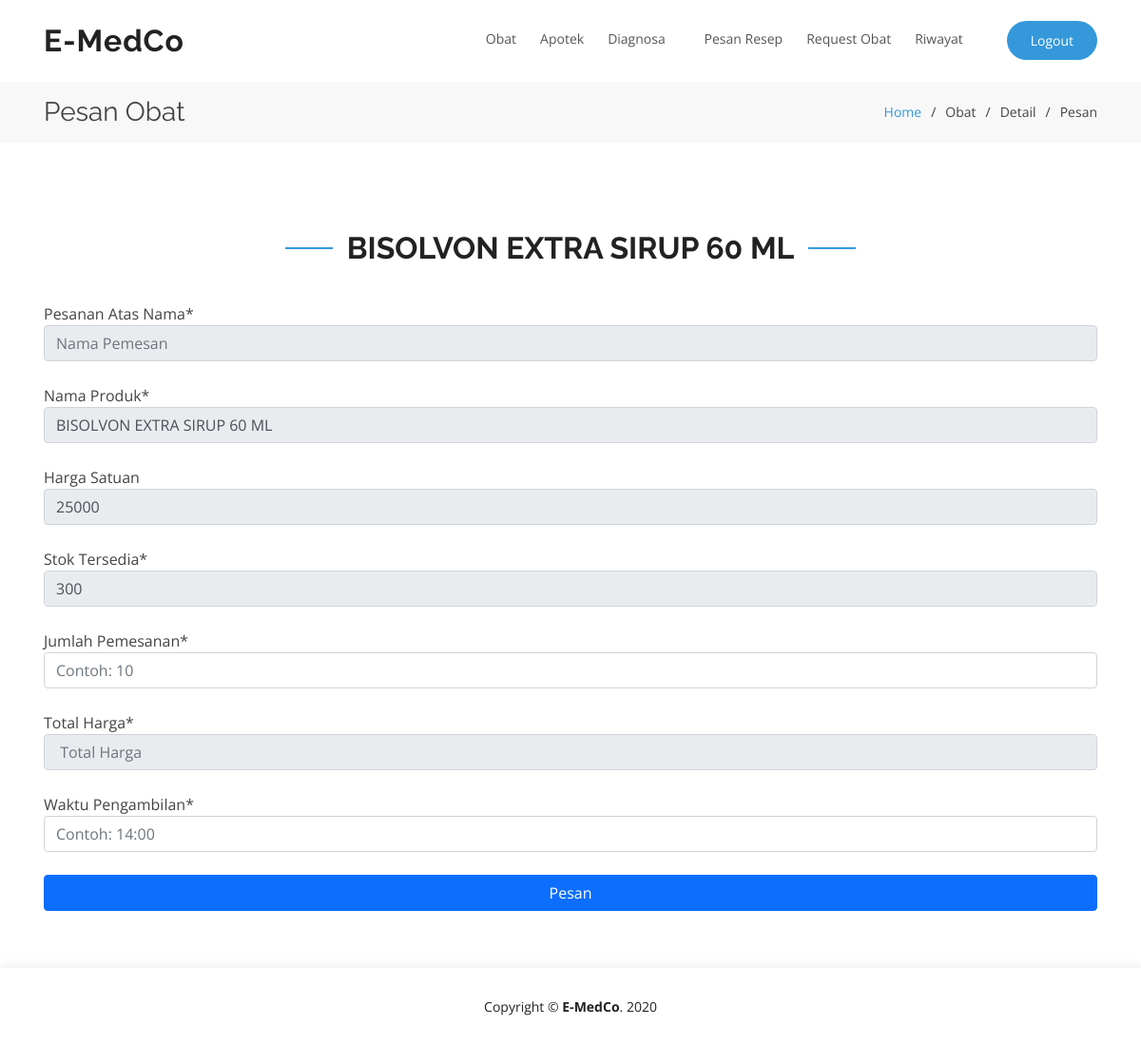
Screenshot of /User/Home/Pesan/OB0005/AP001 (signed in) with the database file from the repository.
### tables this page shows
CREATE TABLE `tb_produk` (
  `id_produk` int(11) NOT NULL,
  `kode_produk` varchar(10) NOT NULL,
  `kd_apotek` varchar(10) NOT NULL,
  `nama_produk` varchar(500) NOT NULL,
  `harga_produk` int(11) NOT NULL,
  `id_jenis` varchar(20) NOT NULL,
  `stok_produk` int(11) NOT NULL,
  `img_produk` varchar(100) NOT NULL,
  `deskripsi_produk` text NOT NULL
);

### application/controllers/User/Home.php (called while the page is built, shortened)
<?php
class Home extends CI_Controller
{
    public function __construct()
    {
        $this->load->library('form_validation');
        $this->load->model('ProdukUser_model');
        $this->load->model('ApotekUser_model');
    }
    public function Pesan($kd_produk = NULL)
    {
        $data['title'] = 'Pesan Obat';
        $data['h2'] = 'Pesan Obat';
        $data['user'] = $this->db->get_where('tb_user', ['email' => $this->session->userdata('email')])->row_array();
        $data['row'] = $this->ProdukUser_model->get_pesanan($kd_produk);
        $this->load->view('layout/user/header', $data);
        $this->load->view('pages/user/obat/pesan-obat', $data);
        $this->load->view('layout/user/footer', $data);
    }
}

### index.php (called while the page is built, shortened)
<?php
require_once BASEPATH.'core/CodeIgniter.php';

### application/models/ProdukUser_model.php (called while the page is built, shortened)
<?php
class ProdukUser_model extends CI_Model
{
    public function get_pesanan($kode_produk)
    {
        $query = $this->db->get_where('tb_produk', array('kode_produk' => $kode_produk));
        return $query->row_array();
    }
}

### application/views/pages/user/obat/pesan-obat.php (the view, shortened to what this page needs)
<section id="breadcrumbs" class="breadcrumbs">
    <div class="container">
        <div class="d-flex justify-content-between align-items-center">
            <h2><?= $title; ?></h2>
            <ol>
                <li><a href="<?= base_url('User/Home'); ?>">Home</a></li>
                <li>Obat</li>
                <li>Detail</li>
                <li>Pesan</li>
            </ol>
        </div>
    </div>
</section>
<section id="portfolio-details" class="portfolio-details">
    <div class="container">
        <br><br><br>
        <div class="section-title" data-aos="fade-up">
            <h2><?= $row['nama_produk']; ?></h2>
        </div>
        <form method="post" action="<?= base_url('User/Obat/create'); ?>" enctype="multipart/form-data">
            <div class="form-group">
                <label for="pemesan">Pesanan Atas Nama*</label>
                <input class="form-control" type="text" name="pemesan" value="<?= $user['name']; ?>" id="pemesan" placeholder="Nama Pemesan" readonly />
            </div><br>
            <div class="form-group">
                <label for="produk">Nama Produk*</label>
                <input class="form-control" type="text" value="<?php echo $row['nama_produk']; ?>" name="produk" id="produk" placeholder="Nama Produk" readonly />
            </div><br>
            <div class="form-group">
                <label for="harga">Harga Satuan</label>
                <input class="form-control" type="text" value="<?= $row['harga_produk']; ?>" name="harga" id="harga" placeholder="Harga Satuan" readonly />
            </div><br>
            <div class="form-group">
                <label for="stok">Stok Tersedia*</label>
                <input class="form-control" type="text" value="<?= $row['stok_produk']; ?>" name="stok" id="stok" placeholder="Stok Tersedia" readonly />
            </div><br>
            <div class="form-group">
                <label for="qty">Jumlah Pemesanan*</label>
                <input class="form-control" type="text" name="qty" id="qty" placeholder="Contoh: 10" onkeyup="compute()" />
            </div><br>
            <div class="form-group">
                <label for="total">Total Harga*</label>
                <input class="form-control" type="text" value="" name="total" id="total" placeholder=" Total Harga " readonly />
            </div><br>
            <div class="form-group">
                <label for="waktu">Waktu Pengambilan*</label>
                <input class="form-control" type="text" name="waktu" id="waktu" placeholder="Contoh: 14:00" />
            </div><br>
            <button type="submit" class="btn btn-primary btn-block" value="save">Pesan</button>
        </form>
    </div>
</section>

### rows the page displays
tb_produk: nama_produk "BISOLVON EXTRA SIRUP 60 ML", produk "BISOLVON EXTRA SIRUP 60 ML", harga "25000", stok "300"

### other values shown
$title "Pesan Obat"
